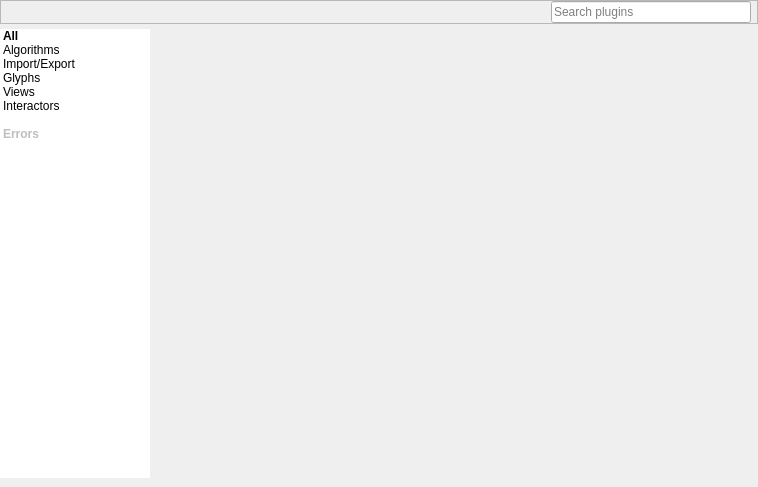
<?xml version="1.0" encoding="UTF-8"?>
<ui version="4.0">
 <class>PluginsCenter</class>
 <widget class="QWidget" name="PluginsCenter">
  <property name="geometry">
   <rect>
    <x>0</x>
    <y>0</y>
    <width>758</width>
    <height>487</height>
   </rect>
  </property>
  <layout class="QVBoxLayout" name="verticalLayout">
   <property name="spacing">
    <number>0</number>
   </property>
   <property name="leftMargin">
    <number>0</number>
   </property>
   <property name="topMargin">
    <number>0</number>
   </property>
   <property name="rightMargin">
    <number>0</number>
   </property>
   <property name="bottomMargin">
    <number>0</number>
   </property>
   <item>
    <widget class="QFrame" name="topFrame">
     <property name="frameShape">
      <enum>QFrame::StyledPanel</enum>
     </property>
     <property name="frameShadow">
      <enum>QFrame::Raised</enum>
     </property>
     <layout class="QHBoxLayout" name="horizontalLayout_3">
      <property name="leftMargin">
       <number>6</number>
      </property>
      <property name="topMargin">
       <number>0</number>
      </property>
      <property name="rightMargin">
       <number>6</number>
      </property>
      <property name="bottomMargin">
       <number>0</number>
      </property>
      <item>
       <spacer name="horizontalSpacer">
        <property name="orientation">
         <enum>Qt::Horizontal</enum>
        </property>
        <property name="sizeHint" stdset="0">
         <size>
          <width>40</width>
          <height>20</height>
         </size>
        </property>
       </spacer>
      </item>
      <item>
       <widget class="ClearableLineEdit" name="searchEdit">
        <property name="maximumSize">
         <size>
          <width>200</width>
          <height>16777215</height>
         </size>
        </property>
        <property name="toolTip">
         <string>Apply filter on plugin names</string>
        </property>
        <property name="placeholderText">
         <string>Search plugins</string>
        </property>
       </widget>
      </item>
     </layout>
    </widget>
   </item>
   <item>
    <layout class="QHBoxLayout" name="mainLayout">
     <property name="spacing">
      <number>0</number>
     </property>
     <property name="bottomMargin">
      <number>9</number>
     </property>
     <item>
      <layout class="QVBoxLayout" name="leftLayout">
       <property name="spacing">
        <number>0</number>
       </property>
       <property name="topMargin">
        <number>5</number>
       </property>
       <item>
        <widget class="QListWidget" name="pluginsSideList">
         <property name="sizePolicy">
          <sizepolicy hsizetype="Preferred" vsizetype="Expanding">
           <horstretch>0</horstretch>
           <verstretch>0</verstretch>
          </sizepolicy>
         </property>
         <property name="minimumSize">
          <size>
           <width>150</width>
           <height>0</height>
          </size>
         </property>
         <property name="maximumSize">
          <size>
           <width>150</width>
           <height>16777215</height>
          </size>
         </property>
         <property name="frameShape">
          <enum>QFrame::NoFrame</enum>
         </property>
         <item>
          <property name="text">
           <string>All</string>
          </property>
          <property name="font">
           <font>
            <weight>75</weight>
            <bold>true</bold>
           </font>
          </property>
          <property name="icon">
           <iconset resource="../../../library/talipot-gui/resources/TalipotGUIResource.qrc">
            <normaloff>:/talipot/gui/icons/logo32x32.png</normaloff>:/talipot/gui/icons/logo32x32.png</iconset>
          </property>
         </item>
         <item>
          <property name="text">
           <string>Algorithms</string>
          </property>
          <property name="icon">
           <iconset>
            <normaloff>:/talipot/app/icons/64/plugin_algorithm.png</normaloff>:/talipot/app/icons/64/plugin_algorithm.png</iconset>
          </property>
         </item>
         <item>
          <property name="text">
           <string>Import/Export</string>
          </property>
          <property name="icon">
           <iconset>
            <normaloff>:/talipot/app/icons/64/plugin_import_export.png</normaloff>:/talipot/app/icons/64/plugin_import_export.png</iconset>
          </property>
         </item>
         <item>
          <property name="text">
           <string>Glyphs</string>
          </property>
          <property name="icon">
           <iconset>
            <normaloff>:/talipot/app/icons/64/plugin_glyph.png</normaloff>:/talipot/app/icons/64/plugin_glyph.png</iconset>
          </property>
         </item>
         <item>
          <property name="text">
           <string>Views</string>
          </property>
          <property name="icon">
           <iconset>
            <normaloff>:/talipot/app/icons/64/plugin_view.png</normaloff>:/talipot/app/icons/64/plugin_view.png</iconset>
          </property>
         </item>
         <item>
          <property name="text">
           <string>Interactors</string>
          </property>
          <property name="icon">
           <iconset>
            <normaloff>:/talipot/app/icons/64/plugin_interactor.png</normaloff>:/talipot/app/icons/64/plugin_interactor.png</iconset>
          </property>
         </item>
         <item>
          <property name="icon">
           <iconset>
            <normaloff>:/talipot/app/icons/64/plugin_controller.png</normaloff>:/talipot/app/icons/64/plugin_controller.png</iconset>
          </property>
         </item>
         <item>
          <property name="text">
           <string>Errors</string>
          </property>
          <property name="font">
           <font>
            <weight>75</weight>
            <bold>true</bold>
           </font>
          </property>
          <property name="icon">
           <iconset>
            <normaloff>:/talipot/app/icons/16/error.png</normaloff>:/talipot/app/icons/16/error.png</iconset>
          </property>
          <property name="flags">
           <set>ItemIsSelectable|ItemIsDragEnabled|ItemIsUserCheckable</set>
          </property>
         </item>
        </widget>
       </item>
      </layout>
     </item>
     <item>
      <widget class="QStackedWidget" name="pluginsContent">
       <property name="currentIndex">
        <number>1</number>
       </property>
       <widget class="QWidget" name="homePage">
        <layout class="QVBoxLayout" name="verticalLayout_3">
         <property name="leftMargin">
          <number>5</number>
         </property>
         <property name="topMargin">
          <number>5</number>
         </property>
         <property name="rightMargin">
          <number>5</number>
         </property>
         <property name="bottomMargin">
          <number>0</number>
         </property>
         <item>
          <widget class="QLabel" name="mainTitle">
           <property name="sizePolicy">
            <sizepolicy hsizetype="Expanding" vsizetype="Maximum">
             <horstretch>0</horstretch>
             <verstretch>0</verstretch>
            </sizepolicy>
           </property>
           <property name="text">
            <string>&lt;body&gt;
&lt;p style=&quot; margin-top:0px; margin-bottom:0px; margin-left:0px; margin-right:0px; -qt-block-indent:0; text-indent:0px;&quot;&gt;&lt;img src=&quot;:/talipot/gui/ui/list_bullet_arrow.png&quot; /&gt;&lt;span style=&quot;color:#626262; font-size:large;&quot;&gt;   Manage your plugins&lt;/span&gt;&lt;/p&gt;

&lt;p style=&quot;-qt-paragraph-type:empty; margin-top:0px; margin-bottom:0px; margin-left:0px; margin-right:0px; -qt-block-indent:0; text-indent:0px; font-size:medium;&quot;&gt; &lt;/p&gt;

&lt;p style=&quot; margin-top:0px; margin-bottom:0px; margin-left:0px; margin-right:0px; -qt-block-indent:0; text-indent:0px;&quot;&gt;&lt;span style=&quot;color:#000000;&quot;&gt;Extend Talipot functionalities and stay up-to-date by browsing and downloading the latest plugins from our repositories.&lt;/span&gt;&lt;/p&gt;
&lt;/body&gt;

&lt;/html&gt;</string>
           </property>
           <property name="wordWrap">
            <bool>true</bool>
           </property>
          </widget>
         </item>
         <item>
          <layout class="QVBoxLayout" name="browseLayout">
           <property name="spacing">
            <number>0</number>
           </property>
           <item>
            <widget class="QFrame" name="pluginsListTitleFrame">
             <property name="minimumSize">
              <size>
               <width>0</width>
               <height>30</height>
              </size>
             </property>
             <layout class="QVBoxLayout" name="verticalLayout_5">
              <property name="leftMargin">
               <number>0</number>
              </property>
              <property name="topMargin">
               <number>0</number>
              </property>
              <property name="rightMargin">
               <number>0</number>
              </property>
              <property name="bottomMargin">
               <number>0</number>
              </property>
              <item>
               <widget class="QLabel" name="pluginsListTitle">
                <property name="text">
                 <string>&lt;b&gt;Browse categories&lt;/b&gt;</string>
                </property>
               </widget>
              </item>
             </layout>
            </widget>
           </item>
           <item>
            <widget class="QFrame" name="pluginsListFrame">
             <layout class="QGridLayout" name="gridLayout_2">
              <item row="0" column="0">
               <widget class="QToolButton" name="browseAlgorithmsButton">
                <property name="toolTip">
                 <string>Algorithm plugins copmpute metrics on graph elements and modify the graph structure</string>
                </property>
                <property name="text">
                 <string>Algorithms</string>
                </property>
                <property name="icon">
                 <iconset>
                  <normaloff>:/talipot/app/icons/64/plugin_algorithm.png</normaloff>:/talipot/app/icons/64/plugin_algorithm.png</iconset>
                </property>
                <property name="iconSize">
                 <size>
                  <width>64</width>
                  <height>64</height>
                 </size>
                </property>
                <property name="toolButtonStyle">
                 <enum>Qt::ToolButtonTextUnderIcon</enum>
                </property>
                <property name="autoRaise">
                 <bool>true</bool>
                </property>
               </widget>
              </item>
              <item row="0" column="3">
               <widget class="QToolButton" name="browseViewsButton">
                <property name="text">
                 <string>Views</string>
                </property>
                <property name="icon">
                 <iconset>
                  <normaloff>:/talipot/app/icons/64/plugin_view.png</normaloff>:/talipot/app/icons/64/plugin_view.png</iconset>
                </property>
                <property name="iconSize">
                 <size>
                  <width>64</width>
                  <height>64</height>
                 </size>
                </property>
                <property name="toolButtonStyle">
                 <enum>Qt::ToolButtonTextUnderIcon</enum>
                </property>
                <property name="autoRaise">
                 <bool>true</bool>
                </property>
               </widget>
              </item>
              <item row="0" column="4">
               <widget class="QToolButton" name="browseInteractorsButton">
                <property name="text">
                 <string>Interactors</string>
                </property>
                <property name="icon">
                 <iconset>
                  <normaloff>:/talipot/app/icons/64/plugin_interactor.png</normaloff>:/talipot/app/icons/64/plugin_interactor.png</iconset>
                </property>
                <property name="iconSize">
                 <size>
                  <width>64</width>
                  <height>64</height>
                 </size>
                </property>
                <property name="toolButtonStyle">
                 <enum>Qt::ToolButtonTextUnderIcon</enum>
                </property>
                <property name="autoRaise">
                 <bool>true</bool>
                </property>
               </widget>
              </item>
              <item row="0" column="2">
               <widget class="QToolButton" name="browseGlyphsButton">
                <property name="text">
                 <string>Glyphs</string>
                </property>
                <property name="icon">
                 <iconset>
                  <normaloff>:/talipot/app/icons/64/plugin_glyph.png</normaloff>:/talipot/app/icons/64/plugin_glyph.png</iconset>
                </property>
                <property name="iconSize">
                 <size>
                  <width>64</width>
                  <height>64</height>
                 </size>
                </property>
                <property name="toolButtonStyle">
                 <enum>Qt::ToolButtonTextUnderIcon</enum>
                </property>
                <property name="autoRaise">
                 <bool>true</bool>
                </property>
               </widget>
              </item>
              <item row="0" column="1">
               <widget class="QToolButton" name="browseImportExportButton">
                <property name="text">
                 <string>Import/Export</string>
                </property>
                <property name="icon">
                 <iconset>
                  <normaloff>:/talipot/app/icons/64/plugin_import_export.png</normaloff>:/talipot/app/icons/64/plugin_import_export.png</iconset>
                </property>
                <property name="iconSize">
                 <size>
                  <width>64</width>
                  <height>64</height>
                 </size>
                </property>
                <property name="toolButtonStyle">
                 <enum>Qt::ToolButtonTextUnderIcon</enum>
                </property>
                <property name="autoRaise">
                 <bool>true</bool>
                </property>
               </widget>
              </item>
             </layout>
            </widget>
           </item>
           <item>
            <spacer name="verticalSpacer">
             <property name="orientation">
              <enum>Qt::Vertical</enum>
             </property>
             <property name="sizeHint" stdset="0">
              <size>
               <width>20</width>
               <height>40</height>
              </size>
             </property>
            </spacer>
           </item>
          </layout>
         </item>
        </layout>
       </widget>
       <widget class="QWidget" name="pluginsListPage">
        <layout class="QVBoxLayout" name="verticalLayout_7">
         <property name="spacing">
          <number>0</number>
         </property>
         <property name="leftMargin">
          <number>5</number>
         </property>
         <property name="topMargin">
          <number>5</number>
         </property>
         <property name="rightMargin">
          <number>5</number>
         </property>
         <property name="bottomMargin">
          <number>0</number>
         </property>
         <item>
          <widget class="QScrollArea" name="pluginsSearchList">
           <property name="sizePolicy">
            <sizepolicy hsizetype="Expanding" vsizetype="Expanding">
             <horstretch>0</horstretch>
             <verstretch>20</verstretch>
            </sizepolicy>
           </property>
           <property name="frameShape">
            <enum>QFrame::NoFrame</enum>
           </property>
           <property name="widgetResizable">
            <bool>true</bool>
           </property>
           <widget class="QWidget" name="pluginsSearchListContent">
            <property name="geometry">
             <rect>
              <x>0</x>
              <y>0</y>
              <width>592</width>
              <height>436</height>
             </rect>
            </property>
           </widget>
          </widget>
         </item>
        </layout>
       </widget>
       <widget class="QWidget" name="errorsPage">
        <layout class="QVBoxLayout" name="verticalLayout_2">
         <property name="leftMargin">
          <number>5</number>
         </property>
         <property name="topMargin">
          <number>5</number>
         </property>
         <property name="rightMargin">
          <number>5</number>
         </property>
         <property name="bottomMargin">
          <number>0</number>
         </property>
         <item>
          <widget class="QLabel" name="label">
           <property name="text">
            <string>&lt;p&gt;&lt;img src=&quot;:/talipot/gui/ui/list_bullet_arrow.png&quot; /&gt;&lt;span style=&quot;color:#626262; font-size:large;&quot;&gt;   Fix plugins errors&lt;/span&gt;&lt;/p&gt;

&lt;p&gt;&lt;span style=&quot;color:#dc4d4f;&quot;&gt;Errors have been detected while loading plugins. Check the error log for details.&lt;/span&gt;&lt;/p&gt;</string>
           </property>
          </widget>
         </item>
         <item>
          <widget class="QScrollArea" name="errorsLogArea">
           <property name="frameShape">
            <enum>QFrame::NoFrame</enum>
           </property>
           <property name="widgetResizable">
            <bool>true</bool>
           </property>
           <widget class="QWidget" name="errorsLogAreaContent">
            <property name="geometry">
             <rect>
              <x>0</x>
              <y>0</y>
              <width>98</width>
              <height>28</height>
             </rect>
            </property>
            <layout class="QVBoxLayout" name="errorsLogAreaLayout"/>
           </widget>
          </widget>
         </item>
        </layout>
       </widget>
      </widget>
     </item>
    </layout>
   </item>
  </layout>
 </widget>
 <customwidgets>
  <customwidget>
   <class>ClearableLineEdit</class>
   <extends>QLineEdit</extends>
   <header location="global">talipot/ClearableLineEdit.h</header>
  </customwidget>
 </customwidgets>
 <resources>
  <include location="../resources/TalipotApp.qrc"/>
  <include location="../../../library/talipot-gui/resources/TalipotGUIResource.qrc"/>
 </resources>
 <connections>
  <connection>
   <sender>browseAlgorithmsButton</sender>
   <signal>clicked()</signal>
   <receiver>PluginsCenter</receiver>
   <slot>searchAlgorithms()</slot>
   <hints>
    <hint type="sourcelabel">
     <x>209</x>
     <y>198</y>
    </hint>
    <hint type="destinationlabel">
     <x>378</x>
     <y>243</y>
    </hint>
   </hints>
  </connection>
  <connection>
   <sender>browseGlyphsButton</sender>
   <signal>clicked()</signal>
   <receiver>PluginsCenter</receiver>
   <slot>searchGlyphs()</slot>
   <hints>
    <hint type="sourcelabel">
     <x>413</x>
     <y>198</y>
    </hint>
    <hint type="destinationlabel">
     <x>378</x>
     <y>243</y>
    </hint>
   </hints>
  </connection>
  <connection>
   <sender>browseImportExportButton</sender>
   <signal>clicked()</signal>
   <receiver>PluginsCenter</receiver>
   <slot>searchImportExport()</slot>
   <hints>
    <hint type="sourcelabel">
     <x>311</x>
     <y>198</y>
    </hint>
    <hint type="destinationlabel">
     <x>378</x>
     <y>243</y>
    </hint>
   </hints>
  </connection>
  <connection>
   <sender>browseInteractorsButton</sender>
   <signal>clicked()</signal>
   <receiver>PluginsCenter</receiver>
   <slot>searchInteractors()</slot>
   <hints>
    <hint type="sourcelabel">
     <x>603</x>
     <y>198</y>
    </hint>
    <hint type="destinationlabel">
     <x>378</x>
     <y>243</y>
    </hint>
   </hints>
  </connection>
  <connection>
   <sender>browseViewsButton</sender>
   <signal>clicked()</signal>
   <receiver>PluginsCenter</receiver>
   <slot>searchViews()</slot>
   <hints>
    <hint type="sourcelabel">
     <x>508</x>
     <y>198</y>
    </hint>
    <hint type="destinationlabel">
     <x>378</x>
     <y>243</y>
    </hint>
   </hints>
  </connection>
  <connection>
   <sender>searchEdit</sender>
   <signal>textEdited(QString)</signal>
   <receiver>PluginsCenter</receiver>
   <slot>setNameFilter(QString)</slot>
   <hints>
    <hint type="sourcelabel">
     <x>649</x>
     <y>16</y>
    </hint>
    <hint type="destinationlabel">
     <x>378</x>
     <y>243</y>
    </hint>
   </hints>
  </connection>
  <connection>
   <sender>pluginsSideList</sender>
   <signal>currentRowChanged(int)</signal>
   <receiver>PluginsCenter</receiver>
   <slot>sideListRowChanged(int)</slot>
   <hints>
    <hint type="sourcelabel">
     <x>76</x>
     <y>258</y>
    </hint>
    <hint type="destinationlabel">
     <x>378</x>
     <y>243</y>
    </hint>
   </hints>
  </connection>
 </connections>
 <slots>
  <slot>showErrorsPage()</slot>
  <slot>showWelcomePage()</slot>
  <slot>searchAll()</slot>
  <slot>showRepositoriesPage()</slot>
  <slot>searchImportExport()</slot>
  <slot>searchAlgorithms()</slot>
  <slot>searchGlyphs()</slot>
  <slot>searchViews()</slot>
  <slot>searchInteractors()</slot>
  <slot>setNameFilter(QString)</slot>
  <slot>sideListRowChanged(int)</slot>
  <slot>testingChecked(bool)</slot>
  <slot>stableChecked(bool)</slot>
  <slot>repoAdded()</slot>
  <slot>repoRemoved()</slot>
 </slots>
</ui>
